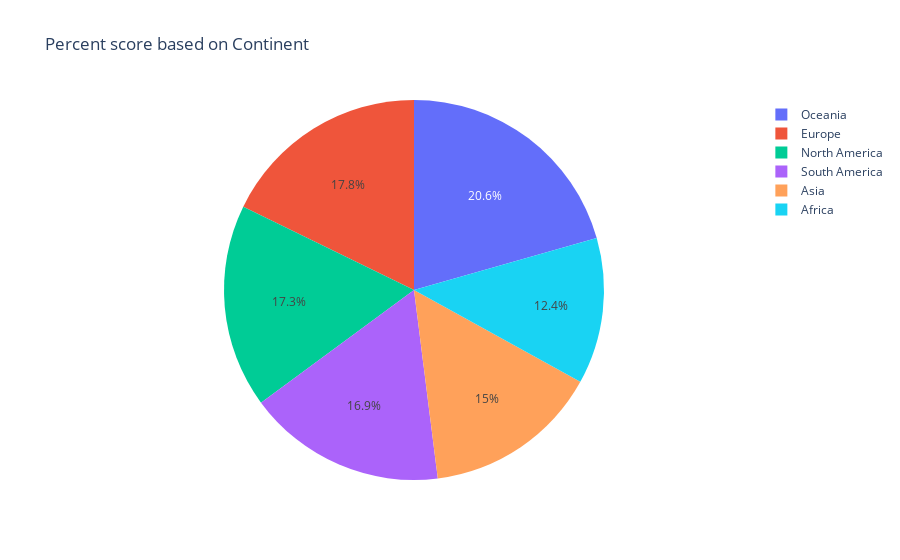

Here is the notebook cell this chart was saved with:
### Code cell
# Membuat pie chart continent berdasarkan score
fig = px.pie(df_happiness, values='Score', names='Continent', title='Percent score based on Continent')
fig.show()

### Figure 1 — Plotly figure (JSON) as saved in the notebook; plotly's stock layout.template omitted (floating-point values rounded to 4 significant figures)
{"data": [{"domain": {"x": [0, 1], "y": [0, 1]}, "hovertemplate": "Continent=%{label}<br>Score=%{value}<extra></extra>", "labels": ["Oceania", "Europe", "North America", "South America", "Asia", "Africa"], "legendgroup": "", "name": "", "showlegend": true, "type": "pie", "values": [7.261, 6.27, 6.115, 5.963, 5.283, 4.392]}], "layout": {"legend": {"tracegroupgap": 0}, "title": {"text": "Percent score based on Continent"}}}
